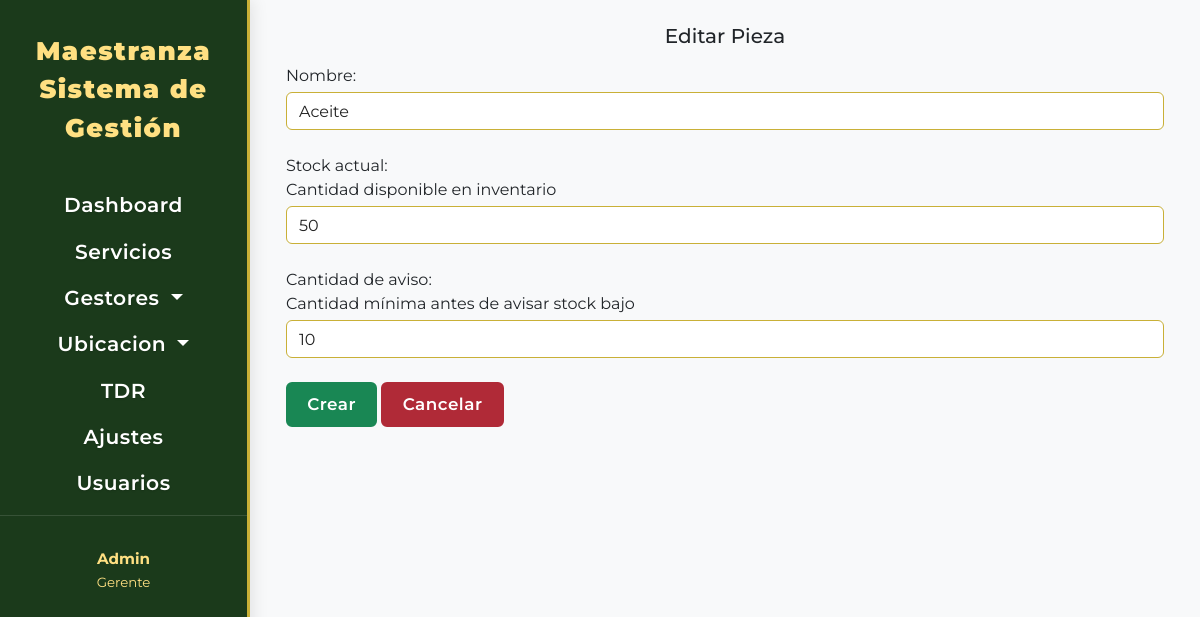
The app's page /piezas/editar/1/, older data.
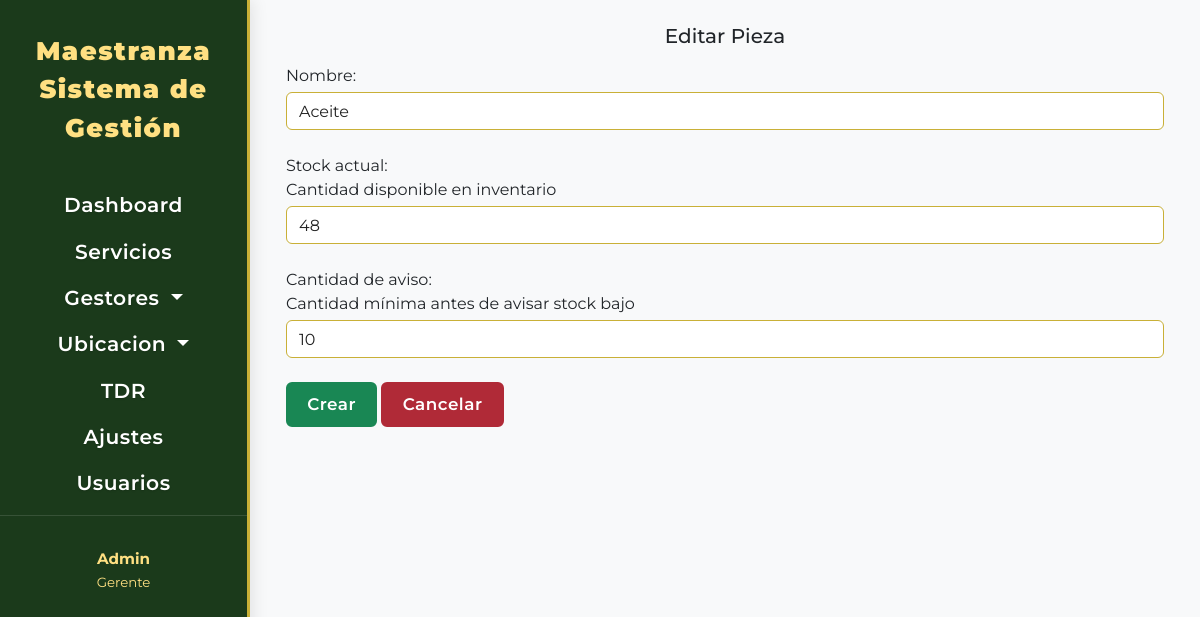
The same page, newer data.
### pieza/models.py (models this page shows, shortened)
class Pieza(models.Model):
    nombre = models.CharField(
        max_length=100,
        blank=False,
        null=False,
        verbose_name="Nombre"
    )
    cantidad_stock = models.PositiveIntegerField(
        default=0,
        verbose_name="Stock actual",
        help_text="Cantidad disponible en inventario"
    )
    reorder = models.PositiveIntegerField(
        default=0,
        verbose_name="Cantidad de aviso",
        help_text="Cantidad mínima antes de avisar stock bajo"
    )

### pieza/views.py (the view)
# urls.py: path('editar/<int:id>/', views.pieza_gestion, name='pieza_editar'),
def pieza_gestion(request, id=None):
    pieza, modo, extra = modo_gestion(Pieza,id)
    if request.method == 'POST':
        form =PiezaForm(request.POST, instance=pieza)
        if form.is_valid():
            try:
                pieza = form.save()
                messages.success(request, f"Pieza {'creada' if modo == 'crear' else 'actualizada'} correctamente.")
                return redirect('pieza_index')
            except Exception as e:
                messages.error(request, f"Error al guardar la pieza: {e}")
    else:
        form = PiezaForm(instance=pieza)
    context = {
        'form' : form,
        'pieza': pieza,
        'modo': modo,
        'extra': extra
    }
    return render(request, 'pieza/gestion.html', context)

### pieza/forms.py (shortened to what this page needs)
class PiezaForm(ModelForm):
    class Meta:
        model = Pieza
        fields = ['nombre', 'cantidad_stock', 'reorder']
        labels = {
            'reorder': 'Cantidad de aviso'
        }
        widgets = {
            'nombre': forms.TextInput(attrs={'class': 'form-control mb-4 mt-1', 'placeholder': 'Escribe el nombre'}),
            'cantidad_stock': forms.NumberInput(attrs={'class': 'form-control mb-4 mt-1', 'placeholder': 'Escribe la cantidad'}),
            'reorder': forms.NumberInput(attrs={'class': 'form-control mb-4 mt-1', 'placeholder': 'Escribe la cantidad'}),
        }

### maestranza/utils.py (called while the page is built)
def modo_gestion(modelo,id=None):
    if id:
        return get_object_or_404(modelo, id=id), 'editar', 0
    return None, 'crear', 1

### templates/pieza/gestion.html (shortened to what this page needs)
{% extends "componentes/formulario.html" %}
{% block formtit %}
{% if modo == 'editar' %}
Editar Pieza
{% else %}
Crear Pieza
{% endif %}
{% endblock formtit %}
{% block formulario %}
{{form}}
<input class="btn btn-success" type="submit" value="Crear">
<a class="btn btn-danger" href="{% url 'pieza_index'%}">Cancelar</a>
{% endblock formulario %}

### templates/componentes/formulario.html (shortened to what this page needs)
{% extends "base.html" %}
{% block content %}
<div class="container-fluid">
    <div class="row mb-2 text-center">
        <h5> {% block formtit %} {% endblock formtit %}</h5>
    </div>
    <div class="row">
        <div class="col">
            <form action="" method="post">
                {% block formulario %} {% endblock formulario %}
            </form>
        </div>
    </div>
</div>
{% endblock content%}

### templates/base.html (shortened to what this page needs)
{% load static %}
<!DOCTYPE html>
<html lang="es">
<head>
  <link href="https://cdn.jsdelivr.net/npm/bootstrap@5.3.0/dist/css/bootstrap.min.css" rel="stylesheet">
  <link rel="stylesheet" href="{% static 'css/base1.css' %}" />
</head>
<body style="min-height: 100vh;">
  <aside class="sidebar-bs5 d-flex flex-column">
    {% include 'componentes/navegador.html' %}
  </aside>
  <section class="main-content-wrapper-bs5 flex-grow-1 p-4">
    {% block content %}{% endblock content %}
  </section>
</body>
</html>

### templates/componentes/navegador.html (shortened to what this page needs)
<nav>
  <div class="system-title-bs5 text-center">
    Maestranza
    <br>Sistema de Gestión</br>
  </div>
  <div class="sidebar-section-title-bs5 text-center">
    <ul class="nav nav-pills flex-column mb-auto  mb-4 text-center">
      <li class="navbar-item">
        <a class="nav-link" href="{% url 'index' %}">Dashboard</a>
      </li>
      <li class="nav-item">
        <a class="nav-link" href="{% url 'servicio_lista' %}">Servicios</a>
      </li>
      <li class="nav-item dropdown">
        <a class="nav-link dropdown-toggle" href="#" role="button" data-bs-toggle="dropdown" aria-expanded="false">
          Gestores
        </a>
      </li>
      <li class="nav-item dropdown">
        <a class="nav-link dropdown-toggle" href="#" role="button" data-bs-toggle="dropdown" aria-expanded="false">
          Ubicacion
        </a>
      </li>
      <li class="nav-item"><a class="nav-link" href="{% url 'lista_requerimientos' %}">TDR</a></li>
      <li class="nav-item"><a class="nav-link" href="#">Ajustes</a></li>
      <li class="nav-item"><a class="nav-link" href="#">Usuarios</a></li>
    </ul>
  </div>
  <div class="sidebar-footer-bs5 text-center">
    <strong>Admin</strong><br />
    <small>Gerente</small>
  </div>
</nav>

### static/css/base1.css (style rules this page uses)
:root { --Primary-color: #1B3A1B; --Secondary-color: #2E5939; --Accent-color: #C9B037; --Text-color: #fff; --Sidebar-bg: #1B3A1B; --Sidebar-active: #C9B037; --Sidebar-hover: #2E5939; --Table-header-bg: #2E5939; --Table-header-text: #fff; --Table-row-hover: #e9f5e1; --Button-primary: #1B3A1B; --Button-primary-hover: #2E5939; --Button-danger: #b02a37; --Button-danger-hover: #7a1d25; --Button-secondary: #495057; --Button-secondary-hover: #343a40; --Input-border: #C9B037; --Input-focus: #2E5939; --sidebar-width-bs5: 250px; --sidebar-bg-mobile: rgba(27,58,27,0.97); }
body, .sidebar-bs5, .main-content-wrapper-bs5 { font-family: 'Montserrat', Arial, Helvetica, sans-serif; }
.sidebar-bs5 { position: fixed; top: 0; left: 0; width: var(--sidebar-width-bs5); height: 100vh; background: var(--Primary-color, #1b3a1b); color: #fff; z-index: 1061; transition: none; overflow-y: auto; box-shadow: 2px 0 8px rgba(0,0,0,0.15); }
@media (min-width: 992px) { .sidebar-bs5 { background: linear-gradient(180deg, #1B3A1B 80%, #2E5939 100%); box-shadow: 2px 0 16px rgba(0,0,0,0.10); border-right: 3px solid var(--Accent-color, #C9B037); padding-top: 2rem; min-height: 100vh; overflow-y: auto; } }
.system-title-bs5 { font-size: 1.6rem; font-weight: 900; color: #ffe082; letter-spacing: 1.5px; margin-bottom: 2.2rem; font-family: 'Montserrat', Arial, Helvetica, sans-serif; }
.sidebar-section-title-bs5 { font-size: 1.15rem; color: #ffe082; margin: 1.5rem 0 1rem 0; font-weight: 700; letter-spacing: 1px; text-align: center; border-bottom: 1px solid rgba(255,255,255,0.12); padding-bottom: 0.5rem; }
.sidebar-footer-bs5 { color: #ffe082; font-size: 0.95rem; margin: 2rem 0 1rem 0; }
.sidebar-bs5 nav, .sidebar-bs5 .nav, .sidebar-bs5 .sidebar-section-title-bs5 { text-align: center; width: 100%; }
.main-content-wrapper-bs5 { margin-left: var(--sidebar-width-bs5); min-height: 100vh; background-color: #f8f9fa; }
.sidebar-bs5 .nav-link, .sidebar-bs5 .dropdown-item { color: #fff !important; font-weight: 600; font-size: 1.1em; text-shadow: 0 1px 2px rgba(0,0,0,0.15); font-family: 'Montserrat', Arial, Helvetica, sans-serif; letter-spacing: 0.5px; }
.btn { border-radius: 0.375rem !important; font-weight: 600 !important; font-size: 1.05rem !important; letter-spacing: 0.5px; padding: 0.5rem 1.2rem !important; box-shadow: none !important; border-width: 2px !important; margin-bottom: 0.5rem; white-space: normal; }
.btn-danger { background-color: var(--Button-danger); border-color: var(--Button-danger); color: #fff; font-weight: 600; letter-spacing: 0.5px; }
.form-control, .select2-container--default .select2-selection--single { border: 1.5px solid var(--Input-border) !important; border-radius: 0.375rem; background-color: #fff; color: #222; height: 38px !important; box-shadow: none; }

Row changes from the older to the newer data that the page shows:
changed Pieza "Aceite": cantidad_stock "50" → "48"
